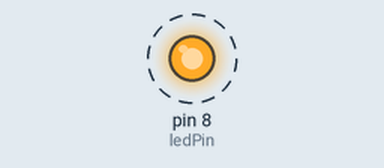
Recording of a sketch running on a simulated Arduino Uno, built with avr-gcc and run on an emulated ATmega328P. Parts: output pins drawn as LEDs (lit = HIGH). Dashed ring = blinking.

Above: at 0.5 s.
Timing chart, 0 to 4.6 s (numbered marks = the images above):
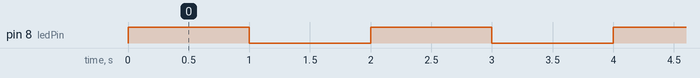

Measured:
- by itself, pin 8 (ledPin): alternates HIGH for 1.0 s and LOW for 1.0 s

The sketch:

myblink.ino
```cpp
// (licence header left out)
const int ledPin = 8;

// the setup function runs once when you press reset or power the board
void setup()
{
  // initialize digital pin 8 as an output.
  pinMode(ledPin, OUTPUT);
}

// the loop function runs over and over again forever
void loop()
{
  digitalWrite(ledPin, HIGH); // turn the LED on the pin 8 on (HIGH is the voltage level)
  delay(1000);                // wait for a second
  digitalWrite(ledPin, LOW);  // turn the LED on the pin 8  off by making the voltage LOW
  delay(1000);                // wait for a second
}
```
